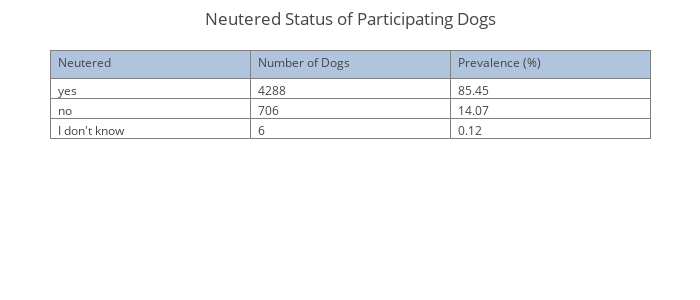

Notebook cell for this chart:
### Markdown cell above
### Breakdown of Neutered Status

### Code cell
# Create the necessary dataframe.
fields = 'dog_spayed'
labels = ['neutered']
df = createDataFrame(DOG_TABLE, fields, labels, filtered=False)
df = df.replace('', np.nan, regex=True)
df = df.replace('0', 'no', regex=True)
df = df.replace('1', 'yes', regex=True)
df = df.replace('2', "I don't know", regex=True)
sums = df['neutered'].value_counts()
# Calculate the prevalence of each behavior problem.
prevalence_cal = lambda x: (x / 5018) * 100
prevalences = sums.apply(prevalence_cal)

# Get individual behavior problem counts and display as a table.
trace = go.Table(
    columnwidth = [100, 100, 100],
    header=dict(values=['Neutered', 'Number of Dogs', 'Prevalence (%)'],
                fill = dict(color='#B0C4DE'),
                align = ['left'] * 5),
    cells=dict(values=[sums.index.values, sums.values, prevalences.values],
               align = ['left'] * 5,
               format = [None, 'd', '.2f']))
data = [trace] 
layout = go.Layout(
    title='Neutered Status of Participating Dogs',
    width=700, height=300, margin=go.Margin(l=50, r=50, b=50, t=50, pad=4))
fig = dict(data=data, layout=layout)
py.iplot(fig)

### Figure 1 — Plotly figure (JSON) as saved in the notebook; plotly's stock layout.template omitted (floating-point values rounded to 4 significant figures)
{"data": [{"cells": {"align": ["left", "left", "left", "left", "left"], "format": [null, "d", ".2f"], "values": [["yes", "no", "I don't know"], [4288, 706, 6], [85.45, 14.07, 0.1196]]}, "columnwidth": [100, 100, 100], "header": {"align": ["left", "left", "left", "left", "left"], "fill": {"color": "#B0C4DE"}, "values": ["Neutered", "Number of Dogs", "Prevalence (%)"]}, "type": "table"}], "layout": {"height": 300, "margin": {"b": 50, "l": 50, "pad": 4, "r": 50, "t": 50}, "title": "Neutered Status of Participating Dogs", "width": 700}}
